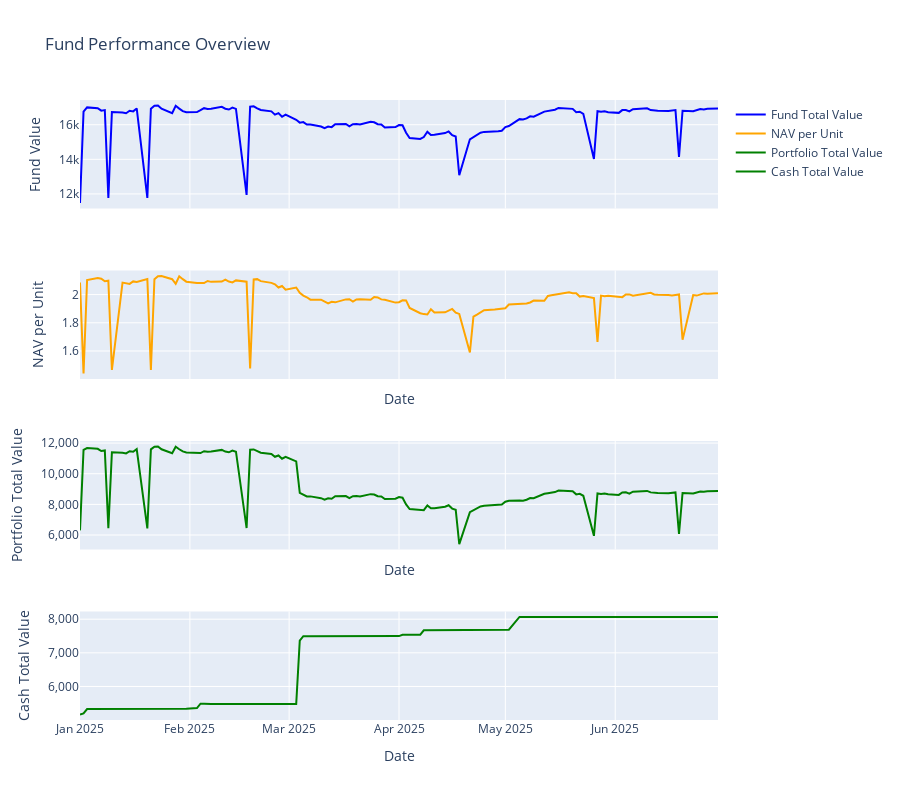

Notebook code cell kept with this figure:
### Code cell
import plotly.graph_objects as go
from plotly.subplots import make_subplots
import pandas as pd



# Create subplots
fig = make_subplots(rows=4, cols=1, shared_xaxes=True, vertical_spacing=0.1)

# Plot total_value
fig.add_trace(go.Scatter(x=df['date'], y=pd.to_numeric(df['total_value']), mode='lines',
                         name='Fund Total Value', line=dict(color='blue')),
              row=1, col=1)
fig.update_yaxes(title_text='Fund Value', row=1, col=1)

# Plot nav_per_unit
fig.add_trace(go.Scatter(x=df['date'], y=df['nav_per_unit'], mode='lines',
                         name='NAV per Unit', line=dict(color='orange')),
              row=2, col=1)
fig.update_yaxes(title_text='NAV per Unit', row=2, col=1)
fig.update_xaxes(title_text='Date', row=2, col=1)


# Plot portfolio_total_value
fig.add_trace(go.Scatter(x=df['date'], y=pd.to_numeric(df['portfolio_total_value']), mode='lines',
                         name='Portfolio Total Value', line=dict(color='green')), # Changed color for distinction
              row=3, col=1)
fig.update_yaxes(title_text='Portfolio Total Value', row=3, col=1, tickformat=",.0f") # Format with thousands separator
fig.update_xaxes(title_text='Date', row=3, col=1)

# Plot cash
fig.add_trace(go.Scatter(x=df['date'], y=pd.to_numeric(df['cash']), mode='lines',
                         name='Cash Total Value', line=dict(color='green')), # Changed color for distinction
              row=4, col=1)
fig.update_yaxes(title_text='Cash Total Value', row=4, col=1, tickformat=",.0f") # Format with thousands separator
fig.update_xaxes(title_text='Date', row=4, col=1)

# Update layout for overall chart
fig.update_layout(height=800, title_text="Fund Performance Overview",
                  hovermode="x unified") # 'x unified' shows all traces at a given x-value on hover

fig.show()

# Check on drops and spikes in portfolio_total_value
# check on when nvda splitted

### Figure 1 — Plotly figure (JSON) as saved in the notebook; plotly's stock layout.template omitted (floating-point values rounded to 4 significant figures; data arrays with more than 128 entries replaced by an {"elided": "..."} marker saying what was removed)
{"data": [{"line": {"color": "blue"}, "mode": "lines", "name": "Fund Total Value", "type": "scatter", "x": {"elided": "129 str values"}, "xaxis": "x", "y": {"elided": "129 float values"}, "yaxis": "y"}, {"line": {"color": "orange"}, "mode": "lines", "name": "NAV per Unit", "type": "scatter", "x": {"elided": "129 str values"}, "xaxis": "x2", "y": {"elided": "129 float values"}, "yaxis": "y2"}, {"line": {"color": "green"}, "mode": "lines", "name": "Portfolio Total Value", "type": "scatter", "x": {"elided": "129 str values"}, "xaxis": "x3", "y": {"elided": "129 float values"}, "yaxis": "y3"}, {"line": {"color": "green"}, "mode": "lines", "name": "Cash Total Value", "type": "scatter", "x": {"elided": "129 str values"}, "xaxis": "x4", "y": {"elided": "129 float values"}, "yaxis": "y4"}], "layout": {"height": 800, "hovermode": "x unified", "title": {"text": "Fund Performance Overview"}, "xaxis": {"anchor": "y", "domain": [0, 1], "matches": "x4", "showticklabels": false}, "xaxis2": {"anchor": "y2", "domain": [0, 1], "matches": "x4", "showticklabels": false, "title": {"text": "Date"}}, "xaxis3": {"anchor": "y3", "domain": [0, 1], "matches": "x4", "showticklabels": false, "title": {"text": "Date"}}, "xaxis4": {"anchor": "y4", "domain": [0, 1], "title": {"text": "Date"}}, "yaxis": {"anchor": "x", "domain": [0.825, 1], "title": {"text": "Fund Value"}}, "yaxis2": {"anchor": "x2", "domain": [0.55, 0.725], "title": {"text": "NAV per Unit"}}, "yaxis3": {"anchor": "x3", "domain": [0.275, 0.45], "tickformat": ",.0f", "title": {"text": "Portfolio Total Value"}}, "yaxis4": {"anchor": "x4", "domain": [0, 0.175], "tickformat": ",.0f", "title": {"text": "Cash Total Value"}}}}
